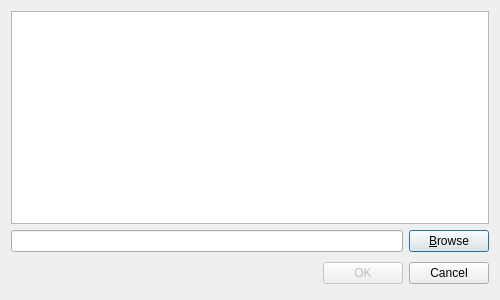
<?xml version="1.0" encoding="UTF-8"?>
<ui version="4.0">
 <class>SelectProcessDialog</class>
 <widget class="QDialog" name="SelectProcessDialog">
  <property name="geometry">
   <rect>
    <x>0</x>
    <y>0</y>
    <width>500</width>
    <height>300</height>
   </rect>
  </property>
  <property name="windowTitle">
   <string>Select process</string>
  </property>
  <layout class="QVBoxLayout" name="verticalLayout">
   <item>
    <widget class="QTreeView" name="processesView">
     <property name="rootIsDecorated">
      <bool>false</bool>
     </property>
     <property name="itemsExpandable">
      <bool>false</bool>
     </property>
    </widget>
   </item>
   <item>
    <layout class="QHBoxLayout" name="horizontalLayout">
     <item>
      <widget class="QLineEdit" name="process"/>
     </item>
     <item>
      <widget class="QPushButton" name="browse">
       <property name="text">
        <string>&amp;Browse</string>
       </property>
      </widget>
     </item>
    </layout>
   </item>
   <item>
    <layout class="QHBoxLayout">
     <property name="spacing">
      <number>6</number>
     </property>
     <property name="leftMargin">
      <number>0</number>
     </property>
     <property name="topMargin">
      <number>0</number>
     </property>
     <property name="rightMargin">
      <number>0</number>
     </property>
     <property name="bottomMargin">
      <number>0</number>
     </property>
     <item>
      <spacer>
       <property name="orientation">
        <enum>Qt::Horizontal</enum>
       </property>
       <property name="sizeHint" stdset="0">
        <size>
         <width>131</width>
         <height>31</height>
        </size>
       </property>
      </spacer>
     </item>
     <item>
      <widget class="QPushButton" name="okButton">
       <property name="enabled">
        <bool>false</bool>
       </property>
       <property name="text">
        <string>OK</string>
       </property>
      </widget>
     </item>
     <item>
      <widget class="QPushButton" name="cancelButton">
       <property name="text">
        <string>Cancel</string>
       </property>
      </widget>
     </item>
    </layout>
   </item>
  </layout>
 </widget>
 <resources/>
 <connections>
  <connection>
   <sender>okButton</sender>
   <signal>clicked()</signal>
   <receiver>SelectProcessDialog</receiver>
   <slot>accept()</slot>
   <hints>
    <hint type="sourcelabel">
     <x>278</x>
     <y>253</y>
    </hint>
    <hint type="destinationlabel">
     <x>96</x>
     <y>254</y>
    </hint>
   </hints>
  </connection>
  <connection>
   <sender>cancelButton</sender>
   <signal>clicked()</signal>
   <receiver>SelectProcessDialog</receiver>
   <slot>reject()</slot>
   <hints>
    <hint type="sourcelabel">
     <x>369</x>
     <y>253</y>
    </hint>
    <hint type="destinationlabel">
     <x>179</x>
     <y>282</y>
    </hint>
   </hints>
  </connection>
 </connections>
</ui>
